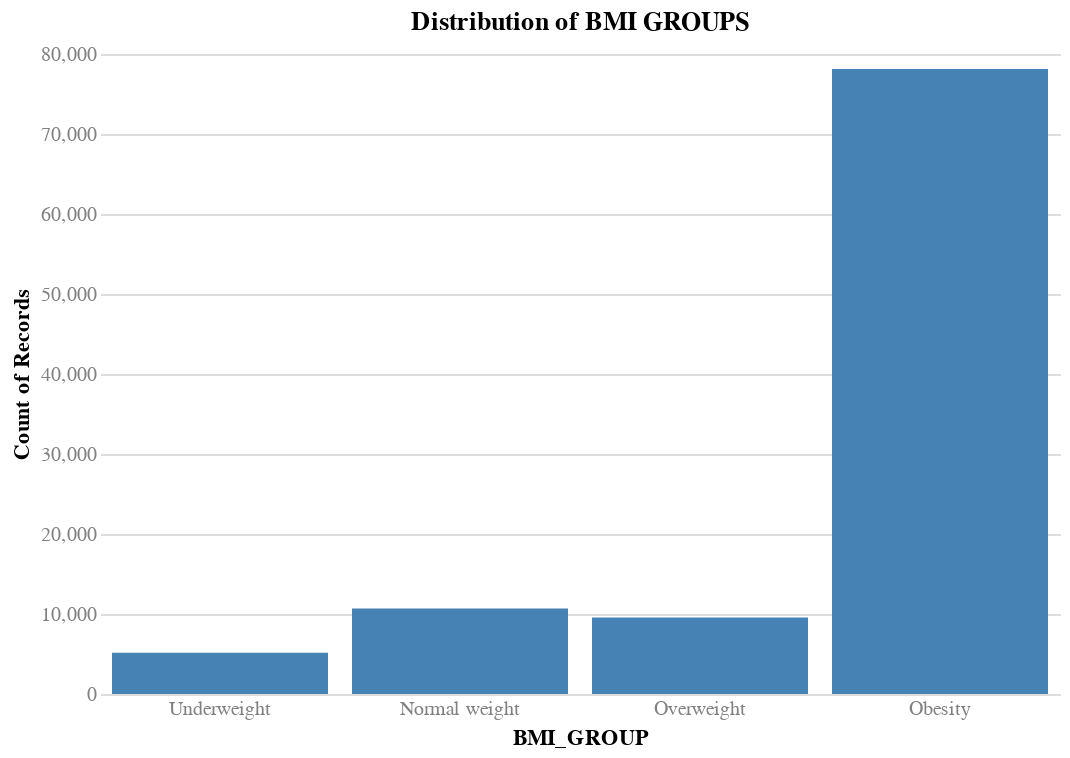

Notebook source saved alongside this figure:
### Markdown cell above
#### 3.1.3 - Bin the vitalSigns variables
BMI, TEMPF, BPSYS, BPDIAS

### Code cell
# Bin the BMI as weight status
# <18.5 = Underweight
# 18.5-25 = Normal weight
# 25-30 = Overweight
# >=30 = Obesity

bmi_groups = ['Underweight', 'Normal weight', 'Overweight', 'Obesity']

def bin_bmi(bmi):
    if bmi < 18.5: return 'Underweight'
    elif bmi < 25: return 'Normal weight'
    elif bmi < 30: return 'Overweight'
    else: return 'Obesity'

X_train['BMI_GROUP'] = X_train['BMI'].apply(bin_bmi)

# Check the distribution of BMI groups
chart(
    df=X_train,
    x=alt.X('BMI_GROUP:O', sort=bmi_groups),
    y='count()',
    title='Distribution of BMI GROUPS',
).mark_bar().interactive()

### Figure 1 — Vega specification as saved in the notebook (floating-point values rounded to 4 significant figures)
{"$schema": "https://vega.github.io/schema/vega/v5.json", "data": [{"name": "param_3_store"}, {"name": "source_0"}, {"name": "data_0", "values": [{"BMI_GROUP": "Obesity", "__count": 78126}, {"BMI_GROUP": "Overweight", "__count": 9547}, {"BMI_GROUP": "Normal weight", "__count": 10672}, {"BMI_GROUP": "Underweight", "__count": 5141}]}, {"name": "source_0_x_domain_BMI_GROUP", "values": [{"BMI_GROUP": "Obesity", "sort_field": 3.0}, {"BMI_GROUP": "Overweight", "sort_field": 2.0}, {"BMI_GROUP": "Normal weight", "sort_field": 1.0}, {"BMI_GROUP": "Underweight", "sort_field": 0.0}]}, {"name": "data_0_y_domain___count", "values": [{"min": 5141, "max": 78126}]}], "signals": [{"name": "unit", "value": {}, "on": [{"events": "pointermove", "update": "isTuple(group()) ? group() : unit"}]}, {"name": "param_3", "update": "vlSelectionResolve(\"param_3_store\", \"union\")"}, {"name": "param_3_BMI_GROUP", "on": [{"events": [{"source": "view", "type": "dblclick"}], "update": "null"}, {"events": {"signal": "param_3_translate_delta"}, "update": "panLinear(param_3_translate_anchor.extent_x, -param_3_translate_delta.x / width)"}, {"events": {"signal": "param_3_zoom_delta"}, "update": "zoomLinear(domain(\"x\"), param_3_zoom_anchor.x, param_3_zoom_delta)"}]}, {"name": "param_3_tuple", "on": [{"events": [{"signal": "param_3_BMI_GROUP"}], "update": "param_3_BMI_GROUP ? {unit: \"\", fields: param_3_tuple_fields, values: [param_3_BMI_GROUP]} : null"}]}, {"name": "param_3_tuple_fields", "value": [{"field": "BMI_GROUP", "channel": "x", "type": "E"}]}, {"name": "param_3_translate_anchor", "value": {}, "on": [{"events": [{"source": "scope", "type": "pointerdown"}], "update": "{x: x(unit), y: y(unit), extent_x: domain(\"x\")}"}]}, {"name": "param_3_translate_delta", "value": {}, "on": [{"events": [{"source": "window", "between": [{"source": "scope", "type": "pointerdown"}, {"source": "window", "type": "pointerup"}], "consume": true, "type": "pointermove"}], "update": "{x: param_3_translate_anchor.x - x(unit), y: param_3_translate_anchor.y - y(unit)}"}]}, {"name": "param_3_zoom_anchor", "on": [{"events": [{"source": "scope", "consume": true, "type": "wheel"}], "update": "{x: invert(\"x\", x(unit)), y: invert(\"y\", y(unit))}"}]}, {"name": "param_3_zoom_delta", "on": [{"events": [{"source": "scope", "type": "wheel", "consume": true}], "update": "pow(1.001, event.deltaY * pow(16, event.deltaMode))", "force": true}]}, {"name": "param_3_modify", "on": [{"events": {"signal": "param_3_tuple"}, "update": "modify(\"param_3_store\", param_3_tuple, true)"}]}], "marks": [{"type": "rect", "name": "marks", "from": {"data": "data_0"}, "encode": {"update": {"width": {"signal": "max(0.25, bandwidth('x'))"}, "y2": {"value": 0, "scale": "y"}, "y": {"field": "__count", "scale": "y"}, "fill": {"value": "steelblue"}, "description": {"signal": "\"BMI_GROUP: \" + (isValid(datum[\"BMI_GROUP\"]) ? datum[\"BMI_GROUP\"] : \"\"+datum[\"BMI_GROUP\"]) + \"; Count of Records: \" + (format(datum[\"__count\"], \"\"))"}, "ariaRoleDescription": {"value": "bar"}, "x": {"field": "BMI_GROUP", "scale": "x"}}}, "interactive": true, "style": ["bar"]}], "scales": [{"name": "x", "type": "band", "domain": {"data": "source_0_x_domain_BMI_GROUP", "field": "BMI_GROUP", "sort": {"op": "max", "field": "sort_field"}}, "range": [0, {"signal": "width"}], "paddingOuter": 0.05, "paddingInner": 0.1}, {"name": "y", "type": "linear", "domain": [{"signal": "(data(\"data_0_y_domain___count\")[0] || {}).min"}, {"signal": "(data(\"data_0_y_domain___count\")[0] || {}).max"}], "range": [{"signal": "height"}, 0], "nice": true, "zero": true}], "axes": [{"scale": "y", "tickCount": {"signal": "ceil(height/40)"}, "gridScale": "x", "orient": "left", "domain": false, "labels": false, "maxExtent": 0, "ticks": false, "grid": true, "minExtent": 0, "aria": false, "zindex": 0}, {"scale": "x", "zindex": 0, "grid": false, "labelBaseline": "top", "orient": "bottom", "title": "BMI_GROUP"}, {"scale": "y", "zindex": 0, "labelOverlap": true, "labelAlign": "right", "grid": false, "tickCount": {"signal": "ceil(height/40)"}, "orient": "left", "title": "Count of Records"}], "title": {"text": "Distribution of BMI GROUPS", "frame": "group"}, "padding": 5, "style": "cell", "width": 480, "background": "white", "height": 320, "config": {"axis": {"domain": false, "labelAngle": 0, "labelColor": "gray", "labelFontSize": 10, "ticks": false}, "style": {"guide-label": {"font": "Helvetica Neue"}, "guide-title": {"font": "Helvetica Neue"}, "group-title": {"font": "Helvetica Neue"}, "group-subtitle": {"font": "Helvetica Neue"}, "cell": {"stroke": null}, "text": {"font": "Helvetica Neue"}}}}
